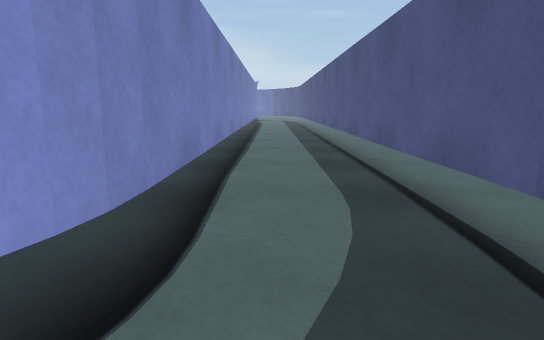
[1] (above)

24 first-person views from a walk through a 3-D level made in the Unity game engine. The camera is 0.54 m above the floor, tilts 10° down and sees 75° across. The floor is counted in squares, 0.5 m on a side. Each view is taken from the middle of a square. On the plan, view 1 faces up. The plan holds only what a view shows up to about 13 squares ahead; the rest is blank. The place goes on beyond the plan.

[2]
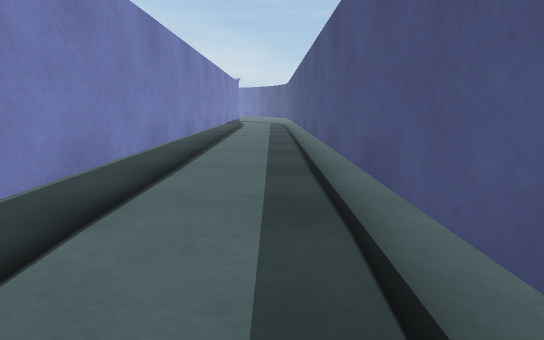

[3]
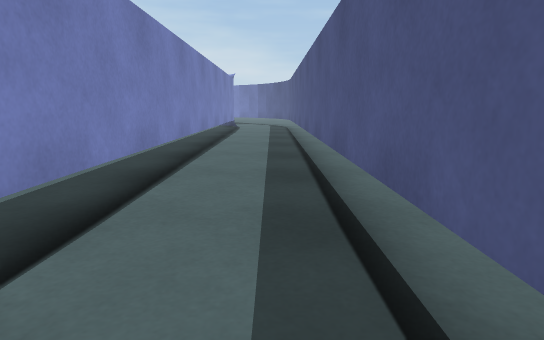

[4]
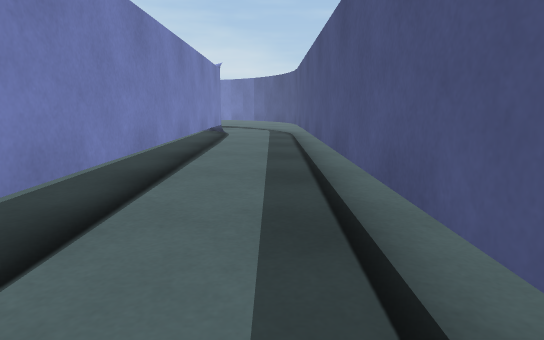

[5]
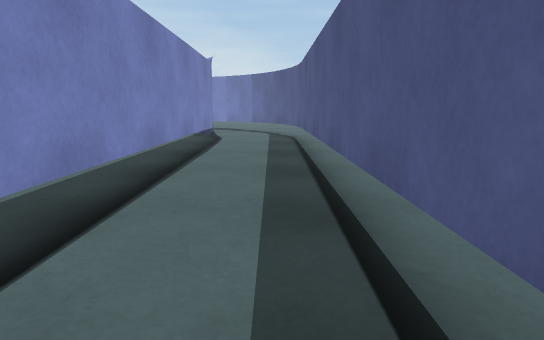

[6]
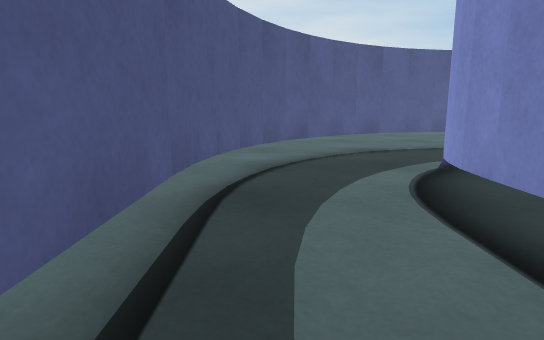

[7]
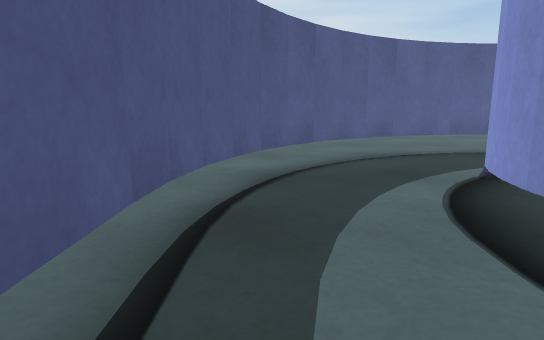

[8]
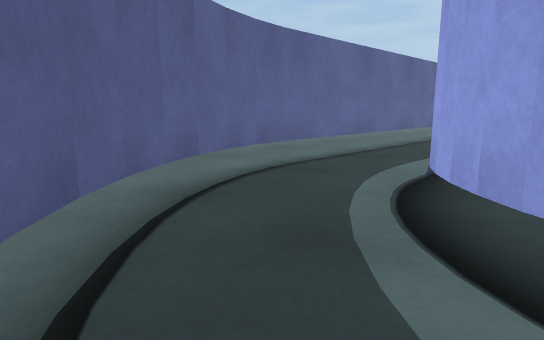

[9]
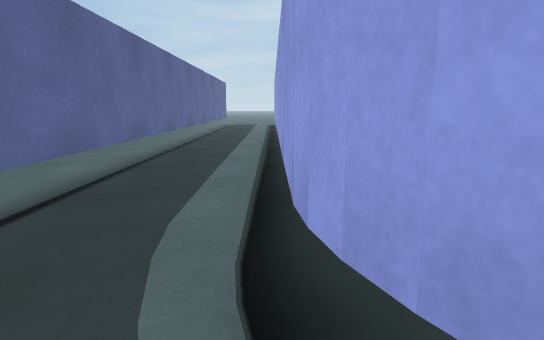

[10]
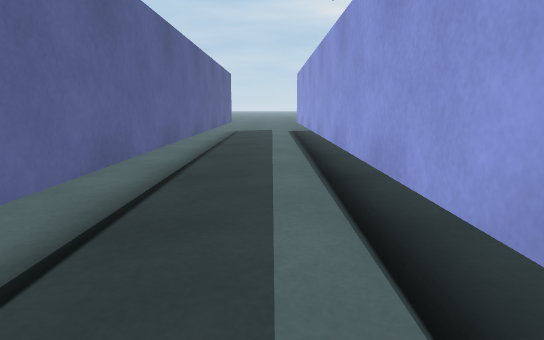

[11]
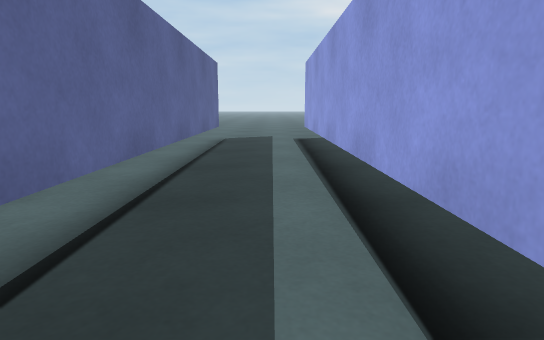

[12]
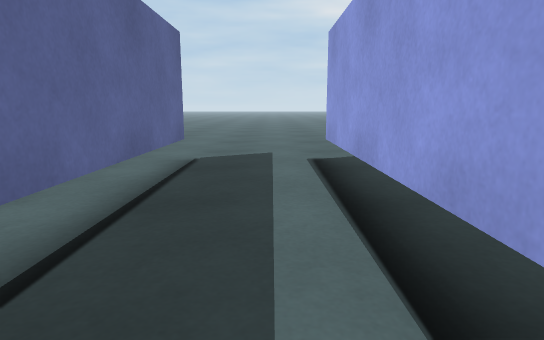

[13]
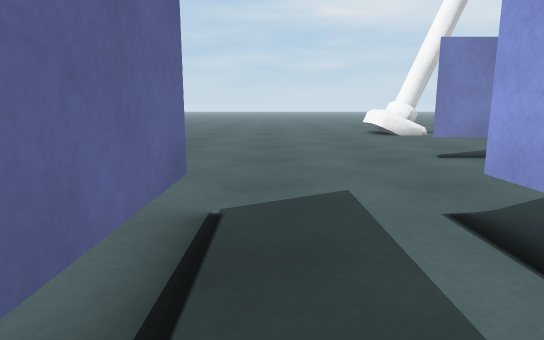

[14]
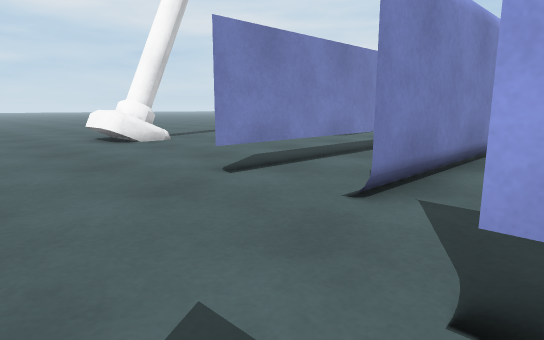

[15]
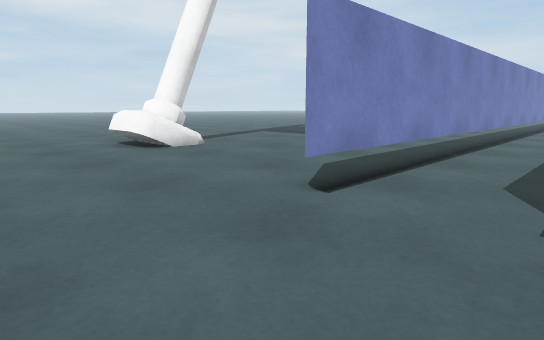

[16]
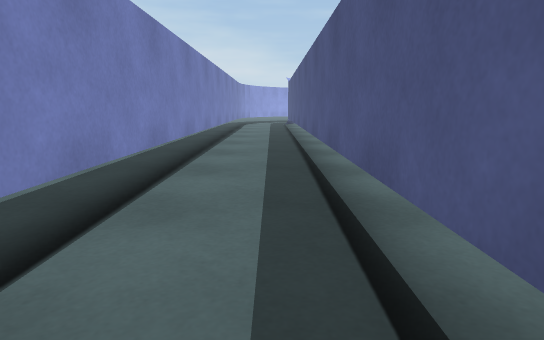

[17]
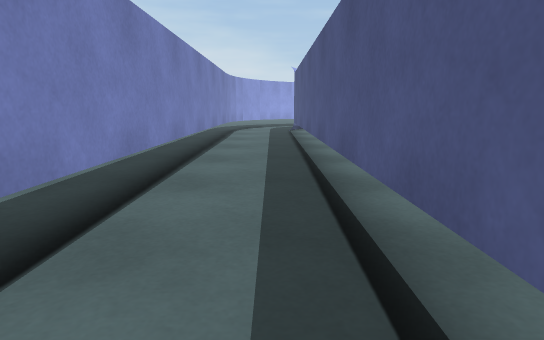

[18]
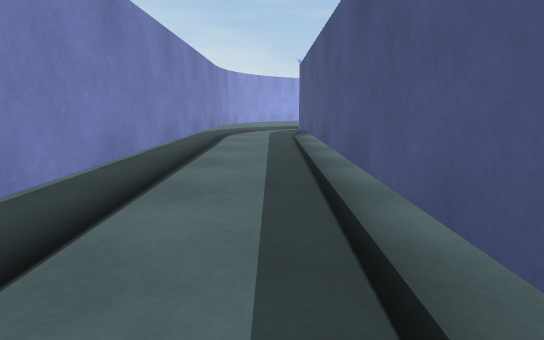

[19]
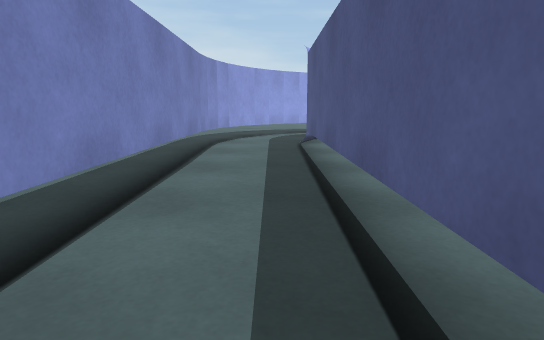

[20]
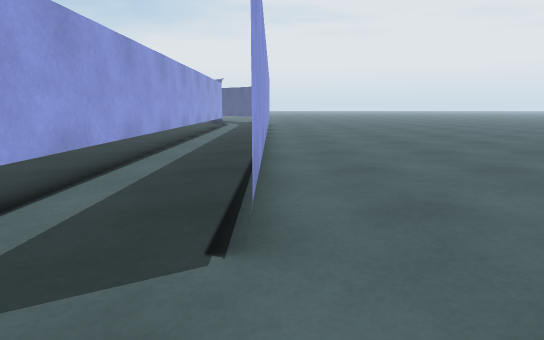

[21]
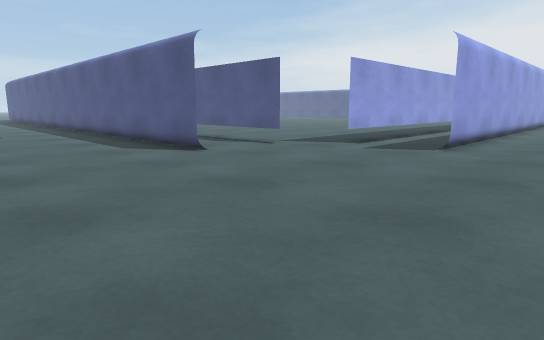

[22]
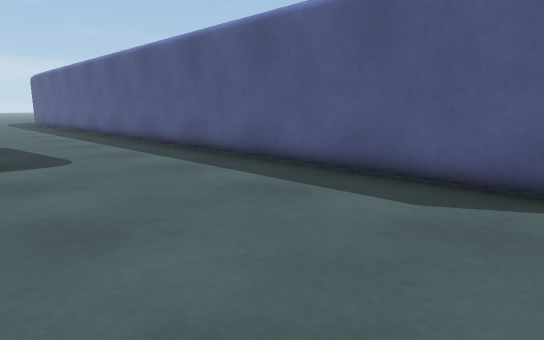

[23]
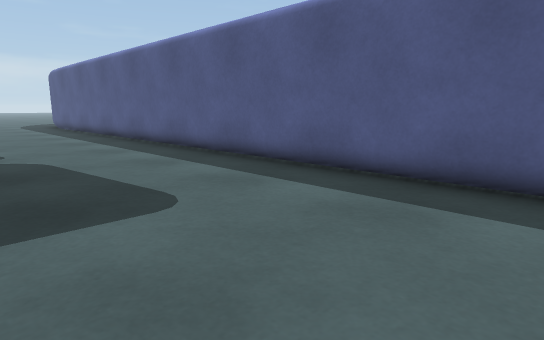

[24]
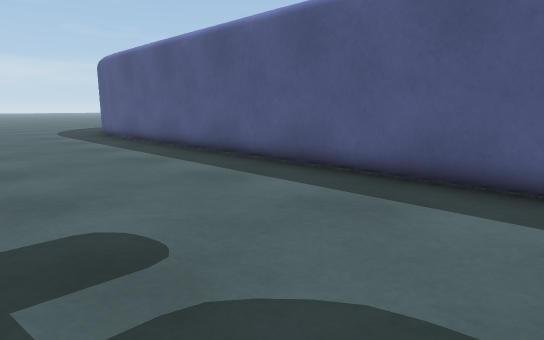

### Floor plan
Key: @ floor where view 1 was taken; # wall or solid block; . floor; T thing the floor can be seen under or through.
Columns run from 34 left of view 1 to 3 right of it. Each row starts with its distance up from view 1.
 25   ...#..#.                      .#..#
 24   ...T..#.                      .#..#.
 23  ....T..#.                      .T..#.
 22  ....T..#.                      .T..#.
 21  ....T..#.                      .T..#.
 20  ....T..#.                      .T..#.
 19  ....T..#.                      .T..#.
 18  ....T..#.                      .T..#.
 17  ....T..#.                      .T..#.
 16 .....T..#.                      .T..#.
 15 .....T..#.                      .T..#.
 14 .....T..#.                      .T..#.
 13  ....T..#.                      .T..#.
 12 .....T..#.                      .T..#.
 11  ....T..#.                      .T..#.
 10  ....T..#.                      .T..#.
  9 .....T..#.                      .T..#.
  8 .....T..#.                      .T..#.
  7 .....T..#.                      .T..#.
  6 .....T..#.                      .T..#.
  5 .....T..#.                      .T..#.
  4 .....T..#                       .T..#.
  3 .....T..#.                      .T..#.
  2 .....T..#.                      .T..#.
  1 .....T..#..  ........          .TT..#.
  0 .........................     .TT.@T#.
 -1 ..........TTTTTTTTTTTTTTTT####TT.. T.
 -2 ................................. T..
 -3 ................................TT...
 -4 ..........TTTTTTTTTTTTTTTTTTTTTTT...
 -5 ....................................
 -6 ...................................
 -7 . ...     ...........    .........

Where each view was taken, in squares from view 1:
view 1: 0 up, 0 right, facing up
view 2: 3 up, 1 right, facing up
view 3: 6 up, 1 right, facing up
view 4: 11 up, 1 right, facing up
view 5: 13 up, 1 right, facing up
view 6: 6 up, 1 right, facing down
view 7: 5 up, 1 right, facing down
view 8: 1 up, 1 right, facing down-left
view 9: 1 down, 2 left, facing left
view 10: 2 down, 8 left, facing left
view 11: 2 down, 12 left, facing left
view 12: 2 down, 17 left, facing left
view 13: 3 down, 21 left, facing left
view 14: 3 down, 24 left, facing up-left
view 15: 3 down, 26 left, facing up-left
view 16: 3 up, 27 left, facing up
view 17: 9 up, 27 left, facing up
view 18: 12 up, 27 left, facing up
view 19: 15 up, 27 left, facing up
view 20: 4 down, 27 left, facing right
view 21: 7 down, 34 left, facing up-right
view 22: 1 up, 34 left, facing up-right
view 23: 5 up, 34 left, facing up-right
view 24: 12 up, 34 left, facing up-right
